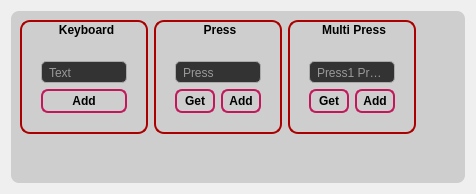
               <widget class="QWidget" name="tab_5">
                <attribute name="title">
                 <string>Keyboard</string>
                </attribute>
                <layout class="QGridLayout" name="gridLayout_21">
                 <item row="0" column="0">
                  <widget class="QWidget" name="widget_12" native="true">
                   <property name="styleSheet">
                    <string notr="true">QWidget{
background-color: rgb(206, 206, 206);
border-radius: 8px;
font: 8pt &quot;MS Reference Sans Serif&quot;;
width: 10px;
height: 10px;
}


QPushButton {
    border-radius: 7px;
    border: 2px solid #c2185b; /* Màu viền đỏ hồng đậm */
    background: linear-gradient(145deg, #ff4081, #c2185b); /* Gradient từ hồng nhạt đến đỏ đậm */
    color: rgb(0, 0, 0);
    height: 20px;
    text-align: center; /* Sửa chính tả từ text-algin thành text-align */
    font-weight: bold; /* Chữ đậm để tạo ấn tượng */
    box-shadow: 4px 4px 8px rgba(0, 0, 0, 0.3); /* Đổ bóng cho nút bấm */
}

QPushButton:hover {
    border: 2px solid #f50057; /* Màu viền hồng sáng hơn khi hover */
    background:#4A569D; /* Gradient sáng hơn khi hover */
    color: #ffffff; /* Đảm bảo màu chữ vẫn trắng khi hover */
    box-shadow: 4px 4px 12px rgba(0, 0, 0, 0.4); /* Đổ bóng nổi bật hơn khi hover */
}

QPushButton:pressed {
    background: linear-gradient(145deg, #d81b60, #c2185b); /* Gradient tối hơn khi nhấn */
    border: 2px solid #b71c1c; /* Màu viền đỏ đậm hơn khi nhấn */
    box-shadow: inset 4px 4px 8px rgba(0, 0, 0, 0.5); /* Hiệu ứng đổ bóng lõm khi nhấn */
}


QGroupBox {
    border: 2px solid rgb(170, 0, 0);
    border-radius: 10px;
    padding: 10px;
    color: white;
    font-weight: bold;
}

QGroupBox:title {
    subcontrol-origin: margin;
    subcontrol-position: top center;
    padding: 3 10px;
    background: transparent;
    color: rgb(0, 0, 0);
    font-size: 16px;
}
QLineEdit {
    border: 1px solid #aaa; /* Đổi màu viền của QLineEdit */
    border-radius: 5px; /* Làm tròn góc của QLineEdit */
    padding: 5px; /* Khoảng cách giữa viền và nội dung của QLineEdit */
    background-color: #333; /* Màu nền của QLineEdit */
    color: #fff; /* Màu chữ của QLineEdit */
}</string>
                   </property>
                   <layout class="QGridLayout" name="gridLayout_40">
                    <item row="0" column="2">
                     <widget class="QGroupBox" name="click_19">
                      <property name="cursor">
                       <cursorShape>ArrowCursor</cursorShape>
                      </property>
                      <property name="styleSheet">
                       <string notr="true"/>
                      </property>
                      <property name="title">
                       <string>Multi Press</string>
                      </property>
                      <layout class="QGridLayout" name="gridLayout_57">
                       <item row="3" column="0">
                        <widget class="QPushButton" name="pushButton_83">
                         <property name="text">
                          <string>Get</string>
                         </property>
                        </widget>
                       </item>
                       <item row="3" column="1">
                        <widget class="QPushButton" name="pushButton_84">
                         <property name="text">
                          <string>Add</string>
                         </property>
                        </widget>
                       </item>
                       <item row="2" column="0" colspan="2">
                        <widget class="QLineEdit" name="lineEdit_87">
                         <property name="text">
                          <string/>
                         </property>
                         <property name="placeholderText">
                          <string>Press1 Press2</string>
                         </property>
                        </widget>
                       </item>
                       <item row="0" column="0">
                        <spacer name="horizontalSpacer_27">
                         <property name="orientation">
                          <enum>Qt::Horizontal</enum>
                         </property>
                         <property name="sizeHint" stdset="0">
                          <size>
                           <width>40</width>
                           <height>20</height>
                          </size>
                         </property>
                        </spacer>
                       </item>
                       <item row="0" column="1">
                        <spacer name="horizontalSpacer_28">
                         <property name="orientation">
                          <enum>Qt::Horizontal</enum>
                         </property>
                         <property name="sizeHint" stdset="0">
                          <size>
                           <width>40</width>
                           <height>20</height>
                          </size>
                         </property>
                        </spacer>
                       </item>
                      </layout>
                     </widget>
                    </item>
                    <item row="0" column="0">
                     <widget class="QGroupBox" name="click_15">
                      <property name="cursor">
                       <cursorShape>ArrowCursor</cursorShape>
                      </property>
                      <property name="styleSheet">
                       <string notr="true"/>
                      </property>
                      <property name="title">
                       <string>Keyboard</string>
                      </property>
                      <layout class="QGridLayout" name="gridLayout_49">
                       <item row="0" column="0" colspan="2">
                        <spacer name="horizontalSpacer_20">
                         <property name="orientation">
                          <enum>Qt::Horizontal</enum>
                         </property>
                         <property name="sizeHint" stdset="0">
                          <size>
                           <width>40</width>
                           <height>20</height>
                          </size>
                         </property>
                        </spacer>
                       </item>
                       <item row="0" column="2">
                        <spacer name="horizontalSpacer_6">
                         <property name="orientation">
                          <enum>Qt::Horizontal</enum>
                         </property>
                         <property name="sizeHint" stdset="0">
                          <size>
                           <width>40</width>
                           <height>20</height>
                          </size>
                         </property>
                        </spacer>
                       </item>
                       <item row="2" column="0" colspan="3">
                        <widget class="QLineEdit" name="lineEdit_72">
                         <property name="text">
                          <string/>
                         </property>
                         <property name="placeholderText">
                          <string>Text</string>
                         </property>
                        </widget>
                       </item>
                       <item row="3" column="0" colspan="3">
                        <widget class="QPushButton" name="pushButton_69">
                         <property name="text">
                          <string>Add</string>
                         </property>
                        </widget>
                       </item>
                      </layout>
                     </widget>
                    </item>
                    <item row="0" column="1">
                     <widget class="QGroupBox" name="click_16">
                      <property name="cursor">
                       <cursorShape>ArrowCursor</cursorShape>
                      </property>
                      <property name="styleSheet">
                       <string notr="true"/>
                      </property>
                      <property name="title">
                       <string>Press</string>
                      </property>
                      <layout class="QGridLayout" name="gridLayout_54">
                       <item row="3" column="0">
                        <widget class="QPushButton" name="pushButton_77">
                         <property name="text">
                          <string>Get</string>
                         </property>
                        </widget>
                       </item>
                       <item row="3" column="1">
                        <widget class="QPushButton" name="pushButton_78">
                         <property name="text">
                          <string>Add</string>
                         </property>
                        </widget>
                       </item>
                       <item row="2" column="0" colspan="2">
                        <widget class="QLineEdit" name="lineEdit_83">
                         <property name="text">
                          <string/>
                         </property>
                         <property name="placeholderText">
                          <string>Press</string>
                         </property>
                        </widget>
                       </item>
                       <item row="0" column="0">
                        <spacer name="horizontalSpacer_21">
                         <property name="orientation">
                          <enum>Qt::Horizontal</enum>
                         </property>
                         <property name="sizeHint" stdset="0">
                          <size>
                           <width>40</width>
                           <height>20</height>
                          </size>
                         </property>
                        </spacer>
                       </item>
                       <item row="0" column="1">
                        <spacer name="horizontalSpacer_22">
                         <property name="orientation">
                          <enum>Qt::Horizontal</enum>
                         </property>
                         <property name="sizeHint" stdset="0">
                          <size>
                           <width>40</width>
                           <height>20</height>
                          </size>
                         </property>
                        </spacer>
                       </item>
                      </layout>
                     </widget>
                    </item>
                    <item row="1" column="0">
                     <spacer name="verticalSpacer_7">
                      <property name="orientation">
                       <enum>Qt::Vertical</enum>
                      </property>
                      <property name="sizeHint" stdset="0">
                       <size>
                        <width>20</width>
                        <height>40</height>
                       </size>
                      </property>
                     </spacer>
                    </item>
                    <item row="0" column="3">
                     <spacer name="horizontalSpacer_23">
                      <property name="orientation">
                       <enum>Qt::Horizontal</enum>
                      </property>
                      <property name="sizeHint" stdset="0">
                       <size>
                        <width>40</width>
                        <height>20</height>
                       </size>
                      </property>
                     </spacer>
                    </item>
                   </layout>
                  </widget>
                 </item>
                </layout>
               </widget>
